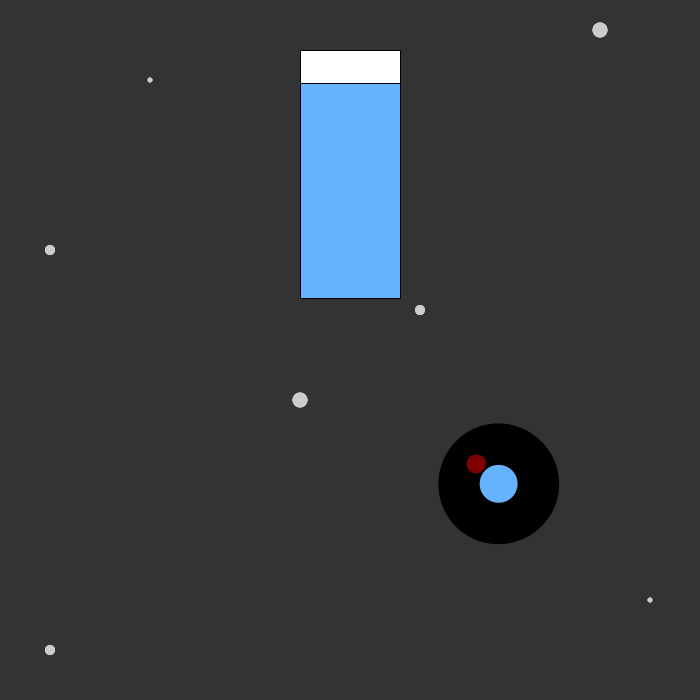
Frame 1 (no input)
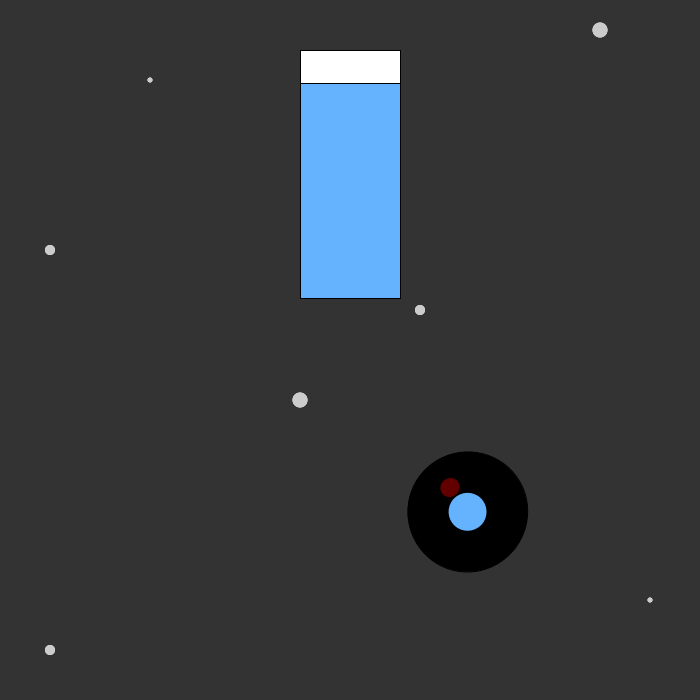
Frame 60 (the mouse pressed at the canvas centre just before this capture)
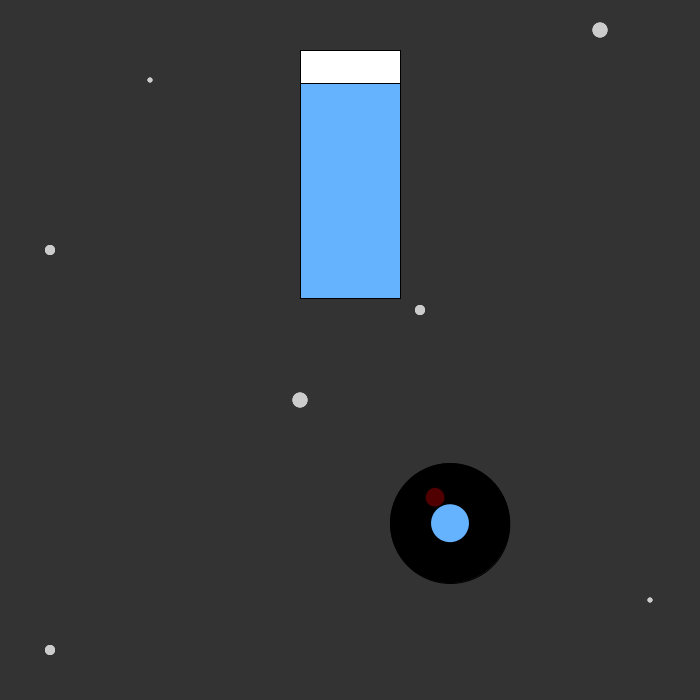
Frame 120 (the mouse held since frame 60 and released just before this capture)

The Processing sketch that drew these frames (run headless with seeded random() and noise(); from frame 60 on, the mouse is pressed at the canvas centre):

// Processing sketch: processing_122675
// ── processing_122675.pde

float counter = 0;

void setup()
{
  size(700, 700);
  colorMode(HSB, 360, 100, 100);
}

void draw()
{
  //Tageszeit Hintergrund
   if(hour() > 0 && hour() < 8)
   {
     background (330, 0, 20);
   }
   else
   {
     background(330, 0, 80);
   }
   
   if(hour() >=8 && hour() < 17)
   {
     background(330, 0, 80);
   }
   else
   {
     background(330, 0, 20);
   }
   
   //Sterne bei Nacht
   if (hour() < 8)
   {
     fill(330, 0, 100);
     noStroke();
     ellipse(420, 310, 10, 10);
     ellipse(600, 30, 15, 15);
     ellipse(150, 80, 5, 5);
     ellipse(50, 250, 10, 10);
     ellipse(300, 400, 15, 15);
     ellipse(650, 600, 5, 5);
     ellipse(50, 650, 10, 10);

   }
   else
   {
     fill(330, 0, 80);
     noStroke();
     ellipse(420, 310, 10, 10);
     ellipse(600, 30, 15, 15);
     ellipse(150, 80, 5, 5);
     ellipse(50, 250, 10, 10);
     ellipse(300, 400, 15, 15);
     ellipse(650, 600, 5, 5);
     ellipse(50, 650, 10, 10);
   }
   
   if (hour() >= 17)
   {
     fill(330, 0, 100);
     noStroke();
     ellipse(420, 310, 10, 10);
     ellipse(600, 30, 15, 15);
     ellipse(150, 80, 5, 5);
     ellipse(50, 250, 10, 10);
     ellipse(300, 400, 15, 15);
     ellipse(650, 600, 5, 5);
     ellipse(50, 650, 10, 10);
   }
   else
   {
     fill(330, 0, 80);
     noStroke();
     ellipse(420, 310, 10, 10);
     ellipse(600, 30, 15, 15);
     ellipse(150, 80, 5, 5);
     ellipse(50, 250, 10, 10);
     ellipse(300, 400, 15, 15);
     ellipse(650, 600, 5, 5);
     ellipse(50, 650, 10, 10);
   }

   
    //Glas 
    fill(210, 60, 150);
    stroke(330, 0, 0);
    rect(300, 50, 100, 248);
  {
    int h = hour()*11;
    stroke(330, 0, 0);
    fill(330, 0, 100);
    rect(300, 50, 100, h);
  }
 
  translate(width/2, height/2);
  
  //Schwarzer Kreis, Sekunde
   {
   float sec = map(second(), 0, 60, 0, 360);
   pushMatrix();
   rotate(radians(sec)); // Um i rotieren
   translate(0, -200); // Um Radius zu verschieben
   fill(330, 0, 0);
   stroke(330, 0, 0);
   ellipse(0, 0, 120, 120);
   popMatrix();
   }
   
   //Blauer Kreis, der sich vergrößert
   {
   float sec = map(second(), 0, 60, 0, 360);
   int min = minute()*2;
   pushMatrix();
   rotate(radians(sec));
   translate(0, -200);
   fill(210, 60, 150);
   noStroke();
   ellipse(0, 0, min, min);
   popMatrix();
   }
   
   //pulsierender roter Kreis
   {
   float sec = map(second(), 0, 60, 0, 360);
   float b = map(sin(counter), -1, 1, 20, 80);
   
   pushMatrix();
   rotate(radians(sec));
   translate(0, -170);
   fill(0, 100, b);
   stroke(330, 0, 0);
   ellipse(0, 0, 20, 20);
   counter += 0.1;
   popMatrix();
   }
}
